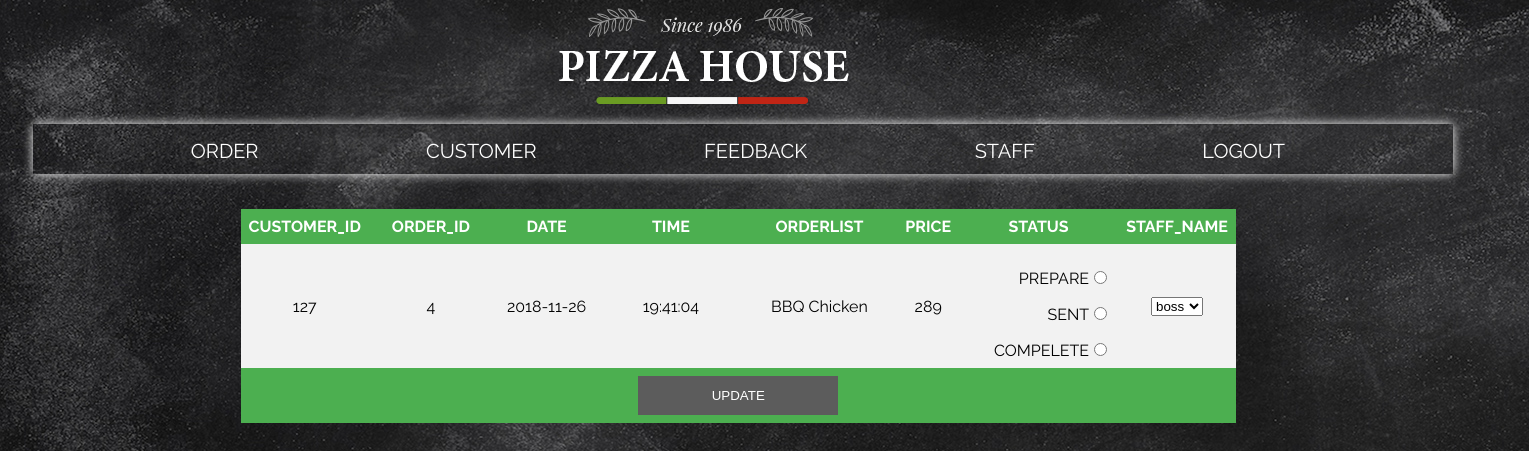
Page /orderADE.php?customerid=127&orderid=4 on the committed database.
### tables this page shows
CREATE TABLE `orders` (
  `ORDER_ID` int(10) NOT NULL,
  `ORDER_DATEs` varchar(20) NOT NULL,
  `ORDER_ADDs` varchar(200) NOT NULL,
  `ORDER_TIMEs` varchar(50) NOT NULL,
  `ORDER_PRICEs` int(10) NOT NULL,
  `CUSTOMER_ID` int(10) NOT NULL,
  `STATUS_ID` int(10) NOT NULL,
  `STAFF_ID` int(11) NOT NULL
);

CREATE TABLE `orderlist` (
  `ORDER_ID` int(10) NOT NULL,
  `PIZZA_ID` int(10) NOT NULL,
  `ORDERILST_ID` int(10) NOT NULL
);

CREATE TABLE `pizza` (
  `PIZZA_ID` int(10) NOT NULL,
  `PNAME` varchar(400) NOT NULL,
  `PRICE` int(10) NOT NULL
);

CREATE TABLE `statuss` (
  `STATUS_ID` int(10) NOT NULL,
  `STATUS` varchar(50) NOT NULL
);

CREATE TABLE `staff` (
  `STAFF_ID` int(11) NOT NULL,
  `STAFF_NAME` varchar(50) NOT NULL,
  `STAFF_SURNAME` varchar(50) NOT NULL,
  `PASSWORDs` varchar(50) NOT NULL,
  `SEX` varchar(10) NOT NULL,
  `STAFF_TEL` varchar(55) NOT NULL,
  `STAFF_STATUS` varchar(20) NOT NULL
);

### orderADE.php (the view, shortened to what this page needs)
<!DOCTYPE html>
<?php
             $servername = null;
             $username = "root";
             $password = "pizzahouse";
             $dbname = "pizzahouse";
             $port = null;
             $socket = "/cloudsql/pizzahousenew:asia-southeast1:pizzahouse";
         $conn = new mysqli($servername, $username,$password, $dbname,$port,$socket);
        ?>
<html lang="en">
<head>
    <link rel="stylesheet" href="css/style8.css">
</head>
<body>
<div class="menubar1" >
                <div class="container">
                    <div class="logo">
                        <img src="logo.png" >
                    </div>
                    <ul class="menu">
                    <li>
                    <a href="orderAD.php">ORDER</a>
                    </li>
                    <li>
                    <a href="amcustomer.php">CUSTOMER</a>
                    </li>
                    <li>
                    <a href="FEEDBACK.php">FEEDBACK</a>
                    </li>
                    <li>
                    <a href="ADMINstaff.php" >STAFF</a>
                    </li>
                    <li>
                        <a href="inup.php">LOGOUT</a>
                    </li>
                </ul>
                </div>
            </div>
                   <head>
</head>
            <table>
                <col width="5%">
                <col width="15%">
                <col width="15%">
                <col width="20%">
                <col width="20%">
                <col width="5%">
                <col width="25%">
                <col width="5%">
            <?php
                echo'<tr>
                    <th>CUSTOMER_ID</th>
                    <th>ORDER_ID</th>
                    <th>DATE</th>
                    <th>TIME</th>
                    <th>ORDERLIST</th>
                    <th>PRICE</th>
                    <th>STATUS</th>
                    <th>STAFF_NAME</th>
                </tr>';
                ?>
                <?php
                $oid = $_GET['orderid'];
                $cid = $_GET['customerid'];
				 	$q="SELECT * from orders,statuss WHERE orders.STATUS_ID=statuss.STATUS_ID AND CUSTOMER_ID=$cid AND ORDER_ID=$oid ";
					$result=$conn->query($q);
				 $row=$result->fetch_array(); ?>
                 <tr>
                    <td align=center><?=$row['CUSTOMER_ID']?></td>
                    <td align=center><?=$row['ORDER_ID']?></td>
                    <td align=center><?=$row['ORDER_DATEs']?></td>
                    <td align=center><?=$row['ORDER_TIMEs']?></td>
                    <td align=center>
                    <form action="orderADU.php" method="post">
                    <?php
                        $n = $row['ORDER_ID'];
                        $p = "SELECT * from pizza,orderlist where ORDER_ID= '$n' and pizza.PIZZA_ID=orderlist.PIZZA_ID ";
                        $result2 = $conn->query($p);
                    while($prow = $result2->fetch_array())
                    {
                        echo $prow['PNAME'];
                    }
                    ?>
                    </td>
                    <td align=center><?=$row['ORDER_PRICEs']?></td>
                    <td align=right>
                    <?php
                        $e='select STATUS_ID, STATUS from statuss;';
                        if($result6 = $conn->query($e)){
                            while($erow = $result6->fetch_array()){
                                ?>
                                <?=$erow[1]?><input type="radio" name="statuss" value="<?=$erow[0]?>">
                               <?php
                            }
                        }
                    ?>
                    </td>
                    <td align=center>
                        <?php
                        $q2 = "SELECT * from orders where ORDER_ID=$oid  ";
                        $resultt = $conn->query($q2);
                        $utrow = $resultt->fetch_array();
                        $aaaa=$utrow['STAFF_ID'];
                        $q3 = "SELECT * from staff where STAFF_ID=$aaaa  ";
                        $resulttt = $conn->query($q3);
                        $uttrow = $resulttt->fetch_array();
                    ?>
                    <select name="STAFFID">
                    <option> <?=$uttrow['STAFF_NAME']?> </option>
                </select>
                    </td>
                </tr>
			<tr><th colspan=8 align=center class="foot"><input type="submit"  name="submit"  value="UPDATE"></th></tr>;
            </table>
        </html>
</body>

### css/style8.css (style rules this page uses)
body { margin-left: 2%; margin-right: 5%; padding: 500; font-family: 'Raleway', sans-serif; background: #666 url(../bg1.jpg); }
.menubar1 { margin-left: 3%; }
.menubar1 .menu { width: 100%; height: 50px; background: #ffffff00; box-shadow: 0 0 10px rgb(255, 255, 255); }
.menubar1 ul.menu { list-style: none; float: right; }
.menubar1 ul.menu li { padding-top: 15px; float: left; margin-left: 2%; margin-right: 50px; }
.menubar1 ul.menu li a { text-decoration: none; color: rgb(255, 255, 255); border-bottom: 2px solid transparent; padding-bottom: 20px; transition: all 0.3s ease; font-size: 20px; margin-left: 90px; }
.menubar1 .logo { width: 100%; height: 100px; padding-left: 35%; }
.foot input[type="submit"] { padding: 10px; width: 200px; background: rgb(92, 92, 92); color: #fff; border: 2px solid transparent; text-transform: uppercase; transition: all 0.3s ease; cursor: pointer; }

### orderADE.php (style rules this page uses)
table { border-collapse: collapse; width: 70%; margin-left: 210px; }
th, td { padding: 8px; }
tr:nth-child(even) { background-color: #f2f2f2 }
tr:nth-child(odd) { background-color: #D3D3D3 }
th { background-color: #4CAF50; color: white; }

### rows in the picture
orders: CUSTOMER_ID "127", ORDER_ID "4", ORDER_DATEs "2018-11-26", ORDER_TIMEs "19:41:04", ORDER_PRICEs "289"
orderlist: PIZZA_ID.PNAME "BBQ Chicken"
statuss: STATUS "PREPARE"
statuss: STATUS "SENT"
statuss: STATUS "COMPELETE"
staff: STAFFID "boss"
